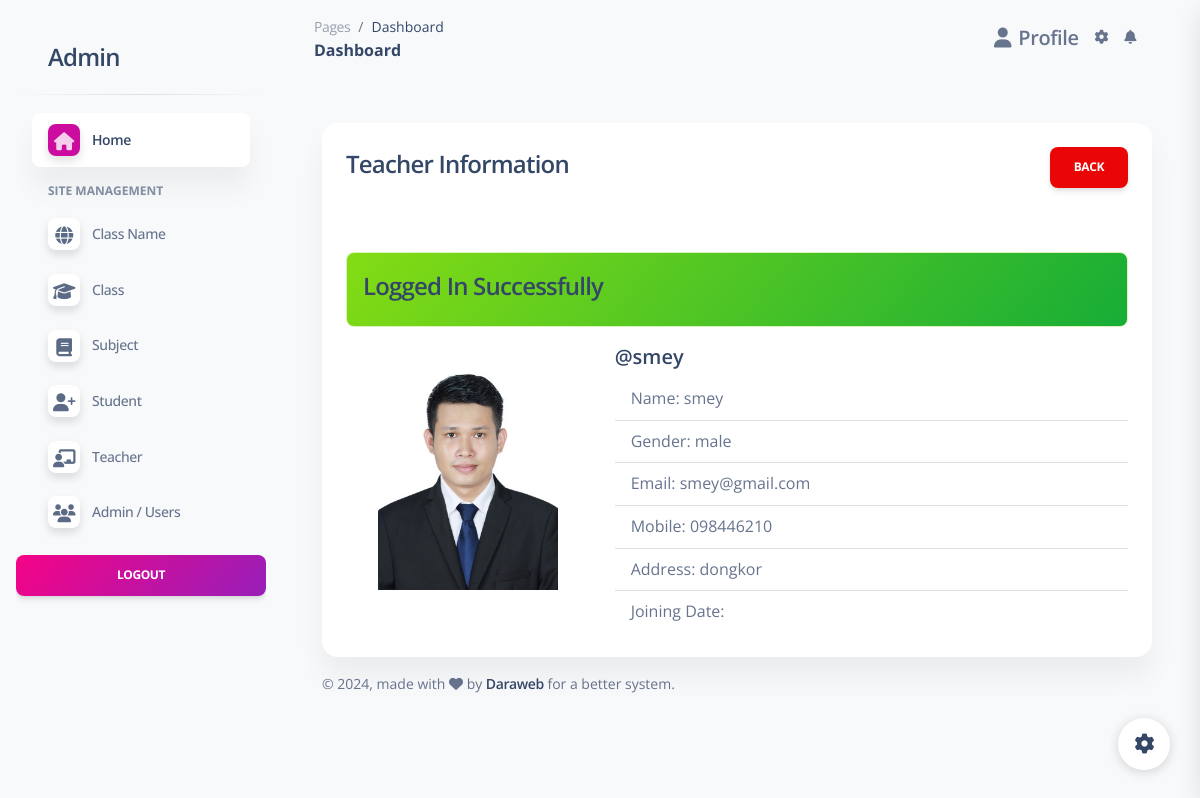
/php-admin-panel/admin/tchview.php?id=1 (signed in), run on the app's committed database.
### tables this page shows
CREATE TABLE `teacher` (
  `id` int(11) NOT NULL,
  `users_id` int(11) DEFAULT NULL,
  `name` varchar(100) NOT NULL,
  `sex` varchar(11) NOT NULL,
  `email` varchar(100) NOT NULL,
  `password` varchar(100) NOT NULL,
  `photo` varchar(255) DEFAULT NULL,
  `phone` varchar(20) DEFAULT NULL,
  `address` varchar(255) DEFAULT NULL,
  `role` varchar(100) NOT NULL,
  `is_ban` tinyint(1) NOT NULL DEFAULT 0
);

CREATE TABLE `users` (
  `id` int(11) NOT NULL,
  `name` varchar(100) NOT NULL,
  `sex` varchar(11) NOT NULL,
  `email` varchar(100) NOT NULL,
  `password` varchar(100) NOT NULL,
  `photo` varchar(255) DEFAULT NULL,
  `phone` varchar(20) DEFAULT NULL,
  `address` varchar(255) DEFAULT NULL,
  `role` varchar(100) NOT NULL COMMENT 'admin,teacher,student',
  `is_ban` tinyint(1) NOT NULL DEFAULT 0 COMMENT '0=unban,1=ban',
  `create_at` date DEFAULT current_timestamp()
);

### php-admin-panel/admin/tchview.php (the view, shortened to what this page needs)
<?php include('includes/header.php'); ?>
<div class="container mt-4">
    <div class="row justify-content-center">
        <div class="col-md-12">
            <div class="card">
                <div class="card-header">
                    <h4 class="mb-0">
                        Teacher Information
                        <a href="teacher.php" class="btn btn-danger float-end">Back</a>
                    </h4>
                </div>
                <div class="card-body">
                    <?= alertMessage(); ?>
                    <form action="teacher-code.php" method="POST">
                        <?php
                        $user = getTeacherById(getParam('id'));
                        if ($user['status'] == 200) {
                            ?>
                            <div class="row">
                                <div class="col-md-4 text-center">
                                    <?php if (!empty($user['data']['photo'])): ?>
                                        <img src="<?= $user['data']['photo'] ?>" class="img-fluid mt-3"
                                            style="max-width: 180px;" alt="">
                                    <?php else: ?>
                                        <p class="m-0">No photo available</p>
                                    <?php endif; ?>
                                </div>
                                <div class="col-md-8">
                                    <h5 class="card-title">@<?= htmlspecialchars($user['data']['name']) ?></h5>
                                    <ul class="list-group list-group-flush">
                                        <li class="list-group-item">Name: <?= htmlspecialchars($user['data']['name']) ?></li>
                                        <li class="list-group-item">Gender: <?= htmlspecialchars($user['data']['sex']) ?></li>
                                        <li class="list-group-item">Email: <?= htmlspecialchars($user['data']['email']) ?></li>
                                        <li class="list-group-item">Mobile: <?= htmlspecialchars($user['data']['phone']) ?></li>
                                        <li class="list-group-item">Address: <?= htmlspecialchars($user['data']['address']) ?></li>
                                        <li class="list-group-item">Joining Date: <?= htmlspecialchars($user['data']['created_at']) ?></li>
                                    </ul>
                                </div>
                            </div>
                        <?php } else {
                            echo '<h5>' . $user['message'] . '</h5>';
                        } ?>
                    </form>
                </div>
            </div>
        </div>
    </div>
</div>
<?php include('includes/footer.php'); ?>

### data on the page
teacher: photo (picture), name "smey", sex "male", users.email "smey@gmail.com", phone "098446210", address "dongkor"

### other printed values
$_SESSION['status'] "Logged In Successfully"
